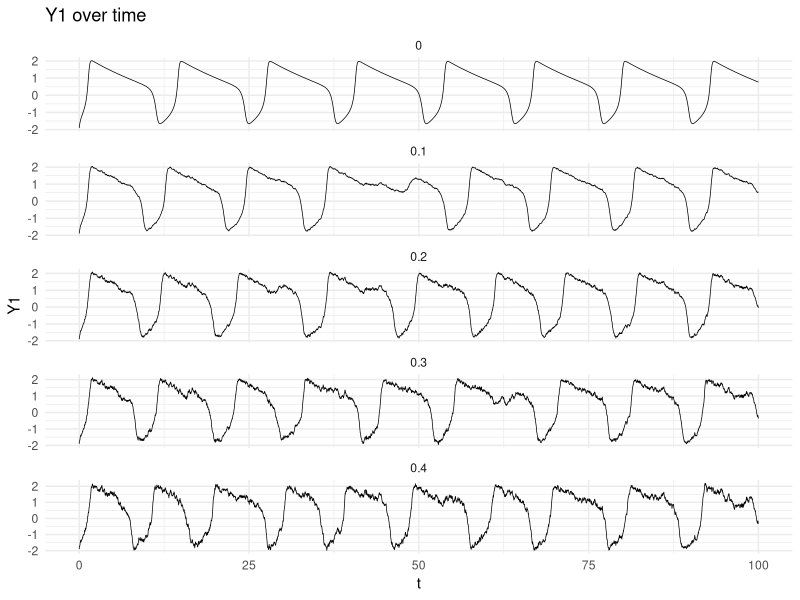
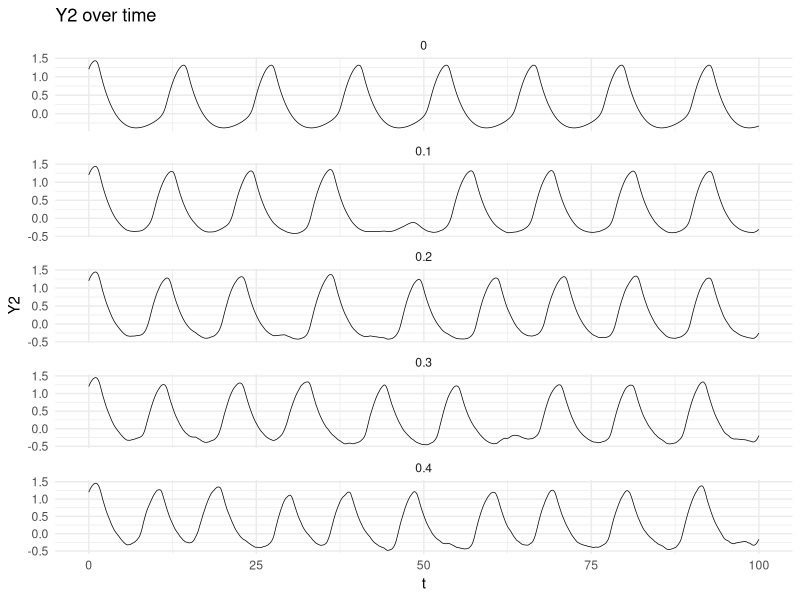
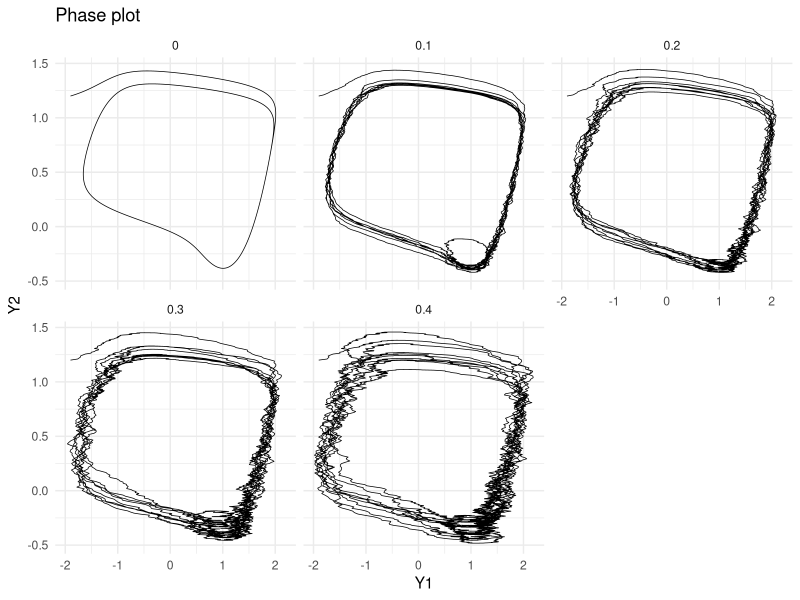
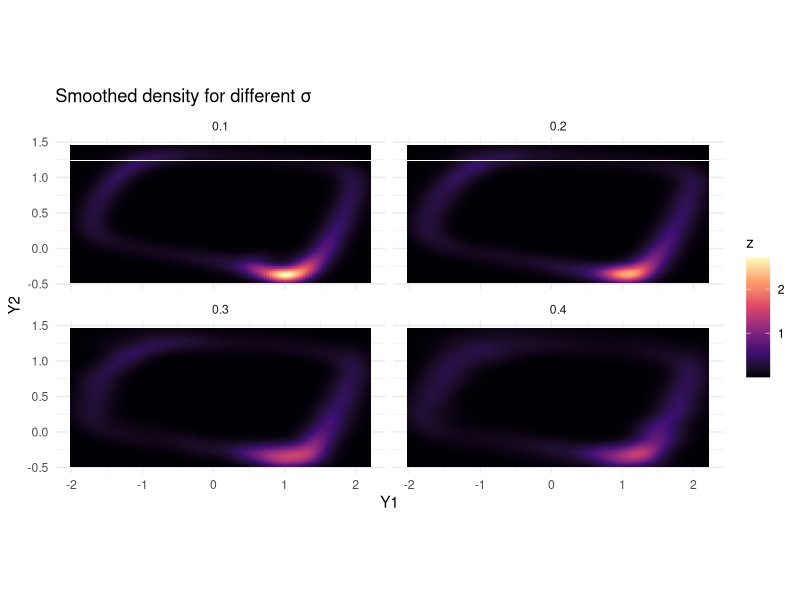
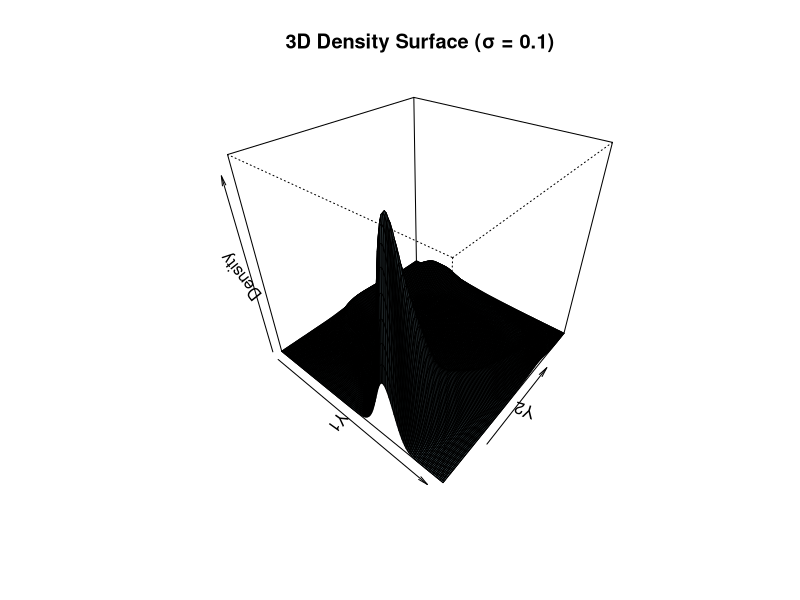

Write the R code that produced these figures, in order.
# Part 1: Bonhoeffer–Van der Pol SDE

library(ggplot2)
library(MASS)
library(dplyr)
library(viridisLite)

# Parameters
theta1 <- 0.7; theta2 <- 0.8; theta3 <- 3.0; theta4 <- -0.34
dt <- 2^-9; Tmax <- 100
N <- as.integer(Tmax / dt)
tgrid <- seq(0, by = dt, length.out = N + 1)

y10 <- -1.9; y20 <- 1.2
sigma_vals <- c(0, 0.1, 0.2, 0.3, 0.4)

set.seed(42)
Z <- rnorm(N)

# Euler–Maruyama
simulate_system <- function(sigma) {
  y1 <- numeric(N+1); y2 <- numeric(N+1)
  y1[1] <- y10; y2[1] <- y20
  sdt <- sqrt(dt)
  
  for (i in 1:N) {
    drift1 <- theta3 * (y1[i] + y2[i] - (1/3)*y1[i]^3 + theta4)
    drift2 <- -(1/theta3) * (y1[i] + theta2*y2[i] - theta1)
    y1[i+1] <- y1[i] + drift1*dt + sigma*sdt*Z[i]
    y2[i+1] <- y2[i] + drift2*dt
  }
  data.frame(t = tgrid, Y1 = y1, Y2 = y2, sigma = factor(sigma))
}

sim_df <- do.call(rbind, lapply(sigma_vals, simulate_system))
sim_df$idx <- ave(seq_len(nrow(sim_df)), sim_df$sigma, FUN = seq_along)
plot_df <- sim_df[sim_df$idx %% 10 == 1, ]

# ------------------
# Part 1a: Plots
# ------------------

ggplot(plot_df, aes(t, Y1)) +
  geom_line(size = 0.25) +
  facet_wrap(~ sigma, ncol = 1, scales = "free_y") +
  labs(title = "Y1 over time", x = "t", y = "Y1") +
  theme_minimal()

ggplot(plot_df, aes(t, Y2)) +
  geom_line(size = 0.25) +
  facet_wrap(~ sigma, ncol = 1, scales = "free_y") +
  labs(title = "Y2 over time", x = "t", y = "Y2") +
  theme_minimal()

ggplot(plot_df, aes(Y1, Y2)) +
  geom_path(size = 0.25) +
  facet_wrap(~ sigma, ncol = 3) +
  labs(title = "Phase plot", x = "Y1", y = "Y2") +
  theme_minimal()

# ------------------
# Part 1b: Densities
# ------------------

sigma_list <- c("0.1", "0.2", "0.3", "0.4")
sim_df$sigma <- as.character(sim_df$sigma)

global_x <- range(sim_df$Y1)
global_y <- range(sim_df$Y2)

dens_all <- do.call(rbind, lapply(sigma_list, function(s) {
  df_s <- sim_df[sim_df$sigma == s, ]
  kd <- kde2d(df_s$Y1, df_s$Y2, n = 200,
              lims = c(global_x[1], global_x[2],
                       global_y[1], global_y[2]))
  expand.grid(Y1 = kd$x, Y2 = kd$y, sigma = s) |>
    mutate(z = as.vector(kd$z))
}))

ggplot(dens_all, aes(Y1, Y2, fill = z)) +
  geom_tile() +
  scale_fill_viridis_c(option = "magma") +
  coord_fixed(xlim = global_x, ylim = global_y) +
  facet_wrap(~ sigma, ncol = 2) +
  labs(title = "Smoothed density for different σ", x = "Y1", y = "Y2") +
  theme_minimal()


# 3D density plot for sigma = 0.1

df_s <- sim_df[sim_df$sigma == "0.1", ]

kd3 <- kde2d(df_s$Y1, df_s$Y2, n = 150,
             lims = c(global_x[1], global_x[2],
                      global_y[1], global_y[2]))

persp(kd3$x, kd3$y, kd3$z,
      theta = 40, phi = 35,
      col = "lightblue",
      shade = 0.6,
      xlab = "Y1", ylab = "Y2", zlab = "Density",
      main = "3D Density Surface (σ = 0.1)")